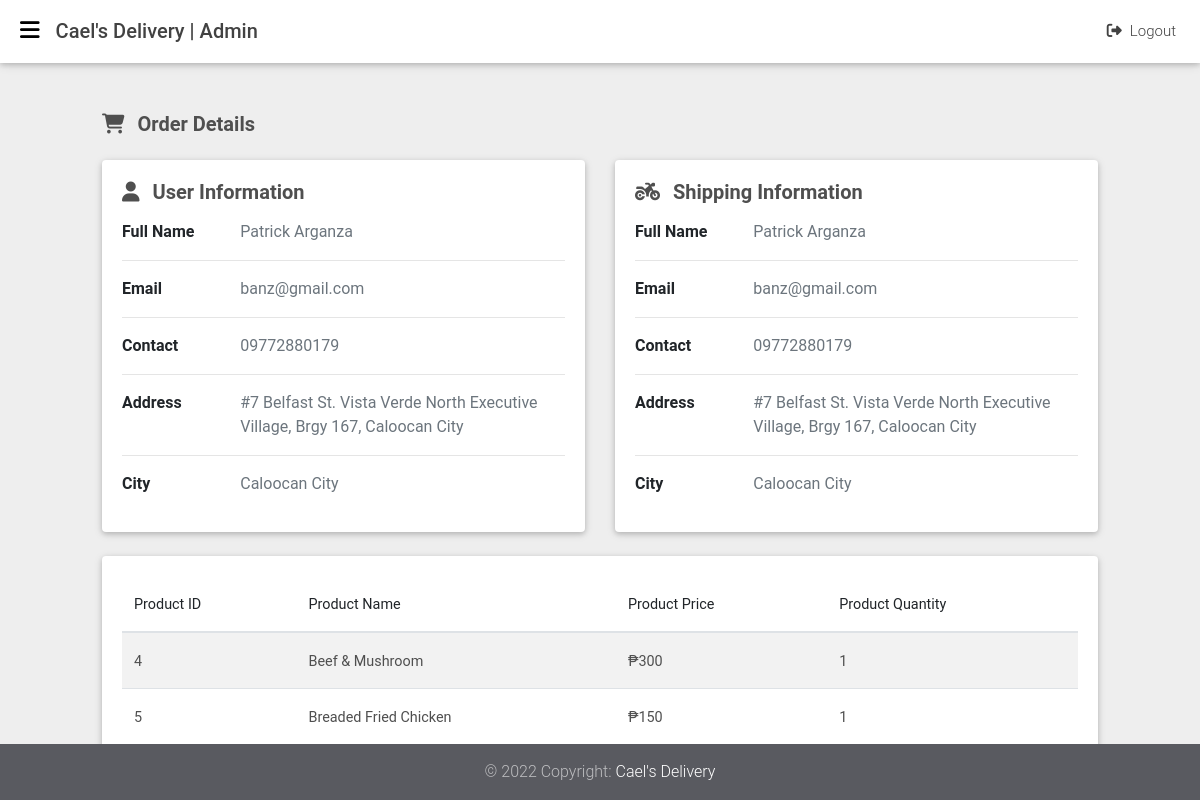
The app's page /orders/details/93 (signed in) with its own data.
### tables this page shows
CREATE TABLE `orderdetails` (
  `order_detail_id` int(11) NOT NULL,
  `order_id` int(11) NOT NULL,
  `product_id` int(11) NOT NULL,
  `product_name` varchar(255) NOT NULL,
  `product_price` varchar(255) NOT NULL,
  `product_quantity` varchar(255) NOT NULL,
  `user_id` int(11) NOT NULL,
  `shipping_id` int(11) NOT NULL,
  `created_at` datetime NOT NULL DEFAULT current_timestamp()
);

CREATE TABLE `products` (
  `product_id` int(11) NOT NULL,
  `product_name` varchar(255) NOT NULL,
  `product_price` varchar(255) NOT NULL,
  `product_description` text NOT NULL,
  `product_image` text NOT NULL,
  `product_status` int(11) NOT NULL DEFAULT 0,
  `category_id` int(11) NOT NULL,
  `created_at` datetime NOT NULL DEFAULT current_timestamp()
);

### app/controllers/Orders.php (called while the page is built, shortened)
<?php
class Orders extends Controller
{
  public function __construct()
  {
    $this->orderModel = $this->model('Order');
  }
  public function details($order_id)
  {
    $orderdetails = $this->orderModel->getAllOrderDetails($order_id);
    foreach ($orderdetails as $orderdetail) {
      $user_first_name = $orderdetail->user_first_name;
      $user_last_name = $orderdetail->user_last_name;
      $user_email = $orderdetail->user_email;
      $user_contact = $orderdetail->user_contact;
      $user_address = $orderdetail->user_address;
      $user_city = $orderdetail->user_city;
      $shipping_first_name = $orderdetail->shipping_first_name;
      $shipping_last_name = $orderdetail->shipping_last_name;
      $shipping_email = $orderdetail->shipping_email;
      $shipping_contact = $orderdetail->shipping_contact;
      $shipping_address = $orderdetail->shipping_address;
      $shipping_city = $orderdetail->shipping_city;
    }
    $data = [
      'user_first_name' => $user_first_name,
      'user_last_name' => $user_last_name,
      'user_email' => $user_email,
      'user_contact' => $user_contact,
      'user_address' => $user_address,
      'user_city' => $user_city,
      'shipping_first_name' => $shipping_first_name,
      'shipping_last_name' => $shipping_last_name,
      'shipping_email' => $shipping_email,
      'shipping_contact' => $shipping_contact,
      'shipping_address' => $shipping_address,
      'shipping_city' => $shipping_city,
      'orderdetails' => $orderdetails,
    ];
    $this->view('orders/details', $data);
  }
}

### app/libraries/Core.php (called while the page is built, shortened)
<?php
class Core
{
  protected $currentMethod = 'index';
  public function __construct()
  {
    $url = $this->getUrl();
    if (isset($url[0])) {
      if (file_exists('../app/controllers/' . ucwords($url[0]) . '.php')) {
        unset($url[0]);
      }
    }
    $this->currentController = new $this->currentController;
    if (isset($url[1])) {
      if (method_exists($this->currentController, $url[1])) {
        $this->currentMethod = $url[1];
        unset($url[1]);
      }
    }
    $this->params = $url ? array_values($url) : [];
    call_user_func_array([$this->currentController, $this->currentMethod], $this->params);
  }
  public function getUrl()
  {
    if (isset($_GET['url'])) {
      $url = rtrim($_GET['url'], '/');
      $url = filter_var($url, FILTER_SANITIZE_URL);
      $url = explode('/', $url);
      return $url;
    }
  }
}

### public/index.php (called while the page is built, shortened)
<?php
$init = new Core;

### app/libraries/Database.php (called while the page is built, shortened)
<?php
class Database
{
	private $host = DB_HOST;
	private $user = DB_USER;
	private $pass = DB_PASS;
	private $dbname = DB_NAME;
	private $dbh;
	private $stmt;
	public function __construct()
	{
		$dsn = 'mysql:host=' . $this->host . ';dbname=' . $this->dbname;
		$options = array(
			PDO::ATTR_PERSISTENT => true,
			PDO::ATTR_ERRMODE => PDO::ERRMODE_EXCEPTION
		);
		try {
			$this->dbh = new PDO($dsn, $this->user, $this->pass, $options);
		}
		catch (PDOException $e) {
			$this->error = $e->getMessage();
		}
	}
	public function query($query)
	{
		$this->stmt = $this->dbh->prepare($query);
	}
	public function bind($param, $value, $type = null)
	{
		if (is_null($type)) {
			switch (true) {
				default:
					$type = PDO::PARAM_STR;
			}
		}
		$this->stmt->bindValue($param, $value, $type);
	}
	public function execute()
	{
		return $this->stmt->execute();
	}
	public function resultset()
	{
		$this->execute();
		return $this->stmt->fetchAll(PDO::FETCH_OBJ);
	}
}

### app/models/Order.php (called while the page is built, shortened)
<?php
class Order
{
  private $db;
  public function __construct()
  {
    $this->db = new Database;
  }
  public function getAllOrderDetails($order_id)
  {
    $this->db->query("SELECT *,
                      orderdetails.order_detail_id as orderDetailID,
                      orders.order_id as orderID,
                      products.product_id as productID,
                      users.user_id as userID,
                      shippings.shipping_id as shippingID,
                      users.user_first_name as userFirstName,
                      users.user_last_name as userLastName,
                      users.user_email as userEmail,
                      users.user_contact as userContact,
                      shippings.shipping_first_name as shippingFirstName,
                      shippings.shipping_last_name as shippingLastName,
                      shippings.shipping_email as shippingEmail,
                      shippings.shipping_contact as shippingContact,
                      shippings.shipping_address as shippingAddress,
                      shippings.shipping_city as shippingCity
                      FROM orderdetails
                      INNER JOIN orders
                      ON orderdetails.order_id = orders.order_id
                      INNER JOIN products
                      ON orderdetails.product_id = products.product_id
                      INNER JOIN users
                      ON orderdetails.user_id = users.user_id
                      INNER JOIN shippings
                      ON orderdetails.shipping_id = shippings.shipping_id
                      WHERE orders.order_id = :order_id
                      ORDER BY orderdetails.created_at ASC;");
    $this->db->bind(':order_id', $order_id);
    $orders_detail = $this->db->resultSet();
    if ($orders_detail) {
      return $orders_detail;
    } else {
      return false;
    }
  }
}

### app/views/orders/details.php (the view, shortened to what this page needs)
<?php require APPROOT . '/views/admins/inc/header.php'; ?>
<?php require APPROOT . '/views/admins/inc/sidebar.php'; ?>
<?php require APPROOT . '/views/admins/inc/navbar.php'; ?>
<main class="vh-100">
  <div class="container-fluid">
    <div class="col-md-12">
      <h5 class="my-4 dark-grey-text font-weight-bold"><i class="fas fa-shopping-cart mr-2"></i> Order Details</h5>
      <div class="row mb-md-4">
        <div class="col-md-6 h-100">
          <div class="card">
            <div class="card-body">
              <h5 class="dark-grey-text font-weight-bold mb-3"><i class="fa-solid fa-user mr-2"></i> User Information</h5>
              <div class="row">
                <div class="col-sm-3">
                  <p class="mb-0 font-weight-bold">Full Name</p>
                </div>
                <div class="col-sm-9">
                  <p class="text-muted mb-0"><?php echo $data['user_first_name'];  ?>&nbsp;<?php echo  $data['user_last_name']; ?></p>
                </div>
              </div>
              <hr>
              <div class="row">
                <div class="col-sm-3">
                  <p class="mb-0 font-weight-bold">Email</p>
                </div>
                <div class="col-sm-9">
                  <p class="text-muted mb-0"><?php echo $data['user_email']; ?></p>
                </div>
              </div>
              <hr>
              <div class="row">
                <div class="col-sm-3">
                  <p class="mb-0 font-weight-bold">Contact</p>
                </div>
                <div class="col-sm-9">
                  <p class="text-muted mb-0"><?php echo $data['user_contact']; ?></p>
                </div>
              </div>
              <hr>
              <div class="row">
                <div class="col-sm-3">
                  <p class="mb-0 font-weight-bold">Address</p>
                </div>
                <div class="col-sm-9">
                  <p class="text-muted mb-0"><?php echo $data['user_address']; ?></p>
                </div>
              </div>
              <hr>
              <div class="row mb-3">
                <div class="col-sm-3">
                  <p class="mb-0 font-weight-bold">City</p>
                </div>
                <div class="col-sm-9">
                  <p class="text-muted mb-0"><?php echo $data['user_city']; ?></p>
                </div>
              </div>
            </div>
          </div>
        </div>
        <div class="col-md-6 h-100">
          <div class="card">
            <div class="card-body">
              <h5 class="dark-grey-text font-weight-bold mb-3"><i class="fa-solid fa-motorcycle mr-2"></i> Shipping Information</h5>
              <div class="row">
                <div class="col-sm-3">
                  <p class="mb-0 font-weight-bold">Full Name</p>
                </div>
                <div class="col-sm-9">
                  <p class="text-muted mb-0"><?php echo $data['user_first_name'];  ?>&nbsp;<?php echo  $data['shipping_last_name']; ?></p>
                </div>
              </div>
              <hr>
              <div class="row">
                <div class="col-sm-3">
                  <p class="mb-0 font-weight-bold">Email</p>
                </div>
                <div class="col-sm-9">
                  <p class="text-muted mb-0"><?php echo $data['shipping_email']; ?></p>
                </div>
              </div>
              <hr>
              <div class="row">
                <div class="col-sm-3">
                  <p class="mb-0 font-weight-bold">Contact</p>
                </div>
                <div class="col-sm-9">
                  <p class="text-muted mb-0"><?php echo $data['shipping_contact']; ?></p>
                </div>
              </div>
              <hr>
              <div class="row">
                <div class="col-sm-3">
                  <p class="mb-0 font-weight-bold">Address</p>
                </div>
                <div class="col-sm-9">
                  <p class="text-muted mb-0"><?php echo $data['shipping_address']; ?></p>
                </div>
              </div>
              <hr>
              <div class="row mb-3">
                <div class="col-sm-3">
                  <p class="mb-0 font-weight-bold">City</p>
                </div>
                <div class="col-sm-9">
                  <p class="text-muted mb-0"><?php echo $data['shipping_city']; ?></p>
                </div>
              </div>
            </div>
          </div>
        </div>
      </div>
      <div class="row">
        <div class="col-md-12">
          <div class="card">
            <div class="card-body">
              <div class="table-responsive">
                <table id="myTable" class="table table-striped display" cellspacing="0" width="100%">
                  <thead>
                    <tr>
                      <th>Product ID</th>
                      <th>Product Name</th>
                      <th>Product Price</th>
                      <th>Product Quantity</th>
                    </tr>
                  </thead>
                  <tbody>
                    <?php foreach ($data['orderdetails'] as $orderdetail) : ?>
                      <tr>
                        <td><?php echo $orderdetail->product_id; ?></td>
                        <td><?php echo $orderdetail->product_name; ?></td>
                        <td>&#8369;<?php echo $orderdetail->product_price; ?></td>
                        <td><?php echo $orderdetail->product_quantity; ?></td>
                      </tr>
                    <?php endforeach; ?>
                  </tbody>
                </table>
              </div>
            </div>
          </div>
        </div>
      </div>
    </div>
  </div>
</main>
<?php require APPROOT . '/views/admins/inc/footer.php'; ?>

### records on screen
orderdetails: product.product_id "4", product.product_name "Beef & Mushroom", product.product_price "300", product_quantity "1"
orderdetails: product.product_id "5", product.product_name "Breaded Fried Chicken", product.product_price "150", product_quantity "1"

### other values on screen
SITENAME "Cael's Delivery"
$data['user_first_name'] "Patrick"
$data['user_last_name'] "Arganza"
$data['user_email'] "banz@gmail.com"
$data['user_contact'] "09772880179"
$data['user_address'] "#7 Belfast St. Vista Verde North Executive Village, Brgy 167, Caloocan City"
$data['user_city'] "Caloocan City"
$data['shipping_last_name'] "Arganza"
$data['shipping_email'] "banz@gmail.com"
$data['shipping_contact'] "09772880179"
$data['shipping_address'] "#7 Belfast St. Vista Verde North Executive Village, Brgy 167, Caloocan City"
$data['shipping_city'] "Caloocan City"
